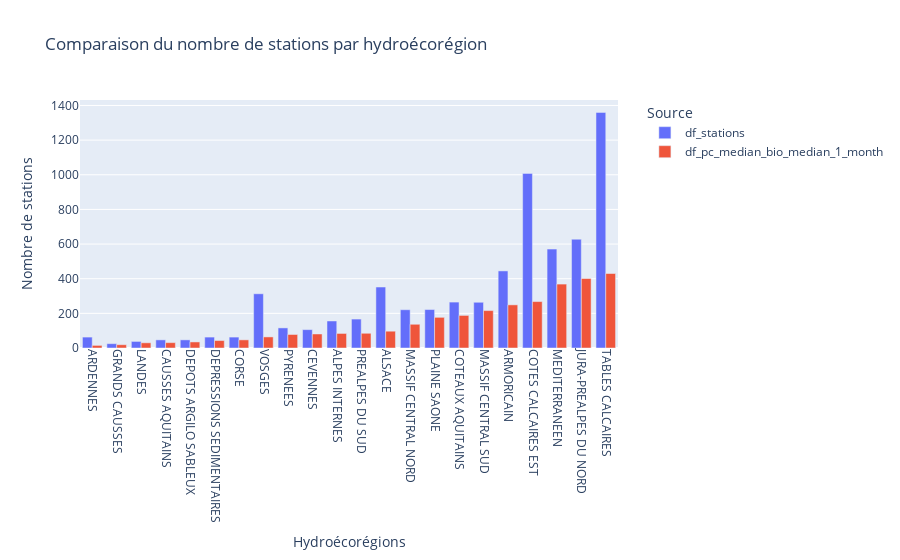

Notebook source saved alongside this figure:
### Code cell
comparison_sorted = comparison.sort_values('count_df_pc_median', ascending=True)

fig = go.Figure(data=[
    go.Bar(x=comparison_sorted['NomHER1'], y=comparison_sorted['count_df_stations'], name='df_stations'),
    go.Bar(x=comparison_sorted['NomHER1'], y=comparison_sorted['count_df_pc_median'], name='df_pc_median_bio_median_1_month')
])
fig.update_layout(title="Comparaison du nombre de stations par hydroécorégion", xaxis_title="Hydroécorégions", yaxis_title="Nombre de stations", barmode='group',  xaxis=dict(tickangle=90),  legend=dict(title="Source", orientation="v", x=1.05,  y=1, font=dict(size=12)    ))
fig.show()

### Figure 1 — Plotly figure (JSON) as saved in the notebook; plotly's stock layout.template omitted (floating-point values rounded to 4 significant figures)
{"data": [{"name": "df_stations", "type": "bar", "x": ["ARDENNES", "GRANDS CAUSSES", "LANDES", "CAUSSES AQUITAINS", "DEPOTS ARGILO SABLEUX", "DEPRESSIONS SEDIMENTAIRES", "CORSE", "VOSGES", "PYRENEES", "CEVENNES", "ALPES INTERNES", "PREALPES DU SUD", "ALSACE", "MASSIF CENTRAL NORD", "PLAINE SAONE", "COTEAUX AQUITAINS", "MASSIF CENTRAL SUD", "ARMORICAIN", "COTES CALCAIRES EST", "MEDITERRANEEN", "JURA-PREALPES DU NORD", "TABLES CALCAIRES"], "y": [63, 25, 38, 47, 47, 63, 63, 313, 116, 106, 156, 167, 352, 221, 222, 265, 264, 445, 1008, 571, 628, 1360]}, {"name": "df_pc_median_bio_median_1_month", "type": "bar", "x": ["ARDENNES", "GRANDS CAUSSES", "LANDES", "CAUSSES AQUITAINS", "DEPOTS ARGILO SABLEUX", "DEPRESSIONS SEDIMENTAIRES", "CORSE", "VOSGES", "PYRENEES", "CEVENNES", "ALPES INTERNES", "PREALPES DU SUD", "ALSACE", "MASSIF CENTRAL NORD", "PLAINE SAONE", "COTEAUX AQUITAINS", "MASSIF CENTRAL SUD", "ARMORICAIN", "COTES CALCAIRES EST", "MEDITERRANEEN", "JURA-PREALPES DU NORD", "TABLES CALCAIRES"], "y": [15, 19, 30, 31, 35, 43, 47, 64, 78, 81, 84, 85, 97, 137, 177, 188, 216, 249, 268, 369, 401, 430]}], "layout": {"barmode": "group", "legend": {"font": {"size": 12}, "orientation": "v", "title": {"text": "Source"}, "x": 1.05, "y": 1}, "title": {"text": "Comparaison du nombre de stations par hydroécorégion"}, "xaxis": {"tickangle": 90, "title": {"text": "Hydroécorégions"}}, "yaxis": {"title": {"text": "Nombre de stations"}}}}
